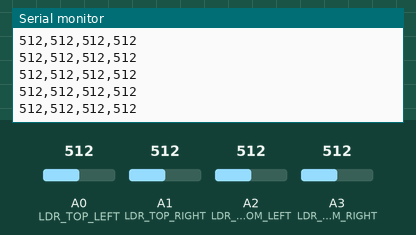
Simulated run of this sketch. Board: Arduino Uno, built with avr-gcc and run on an emulated ATmega328P. Parts: the last lines printed to the serial monitor. Inputs (shaded band) come from the test bench; at power-on: A0 (LDR_TOP_LEFT) = 512, A1 (LDR_TOP_RIGHT) = 512, A2 (LDR_BOTTOM_LEFT) = 512, A3 (LDR_BOTTOM_RIGHT) = 512.

Above: at 1.2 s.
1.3 s: A0 (LDR_TOP_LEFT) set to 716
At 1.31 s:
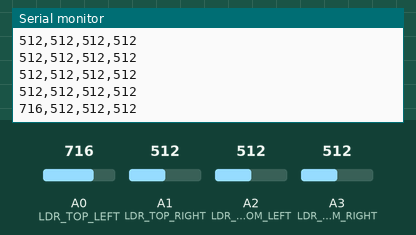
2.8 s: A1 (LDR_TOP_RIGHT) set to 716
At 2.81 s:
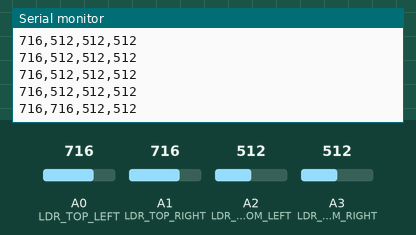
4.3 s: A2 (LDR_BOTTOM_LEFT) set to 716
At 4.31 s:
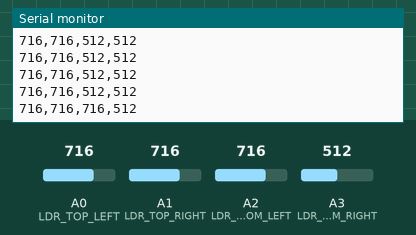
5.8 s: A3 (LDR_BOTTOM_RIGHT) set to 716
At 5.81 s:
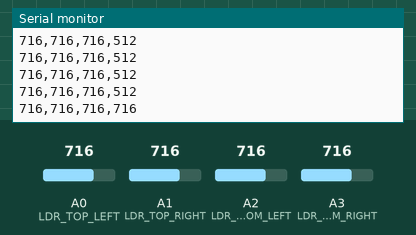
7.3 s: A0 (LDR_TOP_LEFT) set to 992
At 7.31 s:
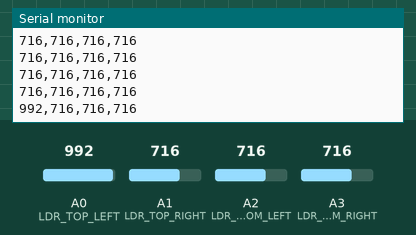
8.8 s: A1 (LDR_TOP_RIGHT) set to 992
At 8.81 s:
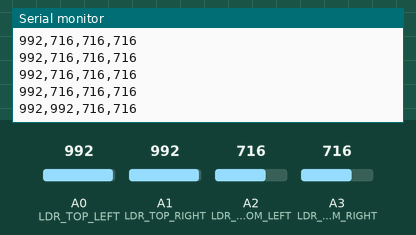
Timing chart, 0 to 11.3 s (numbered marks = the images above; inputs shaded):
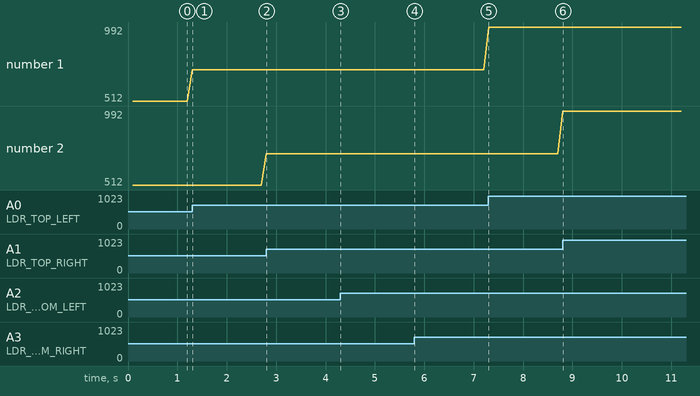

Measured:
- after the input at 1.3 s, the serial monitor: prints a new line at once (image 1)
- after the input at 2.8 s, the serial monitor: prints a new line at once (image 2)
- after the input at 4.3 s, the serial monitor: prints a new line at once (image 3)
- after the input at 5.8 s, the serial monitor: prints a new line at once (image 4)
- after the input at 7.3 s, the serial monitor: prints a new line at once (image 5)
- after the input at 8.8 s, the serial monitor: prints a new line at once (image 6)
- plotted number 1: 512 → 716 after the input at 1.3 s, 716 → 992 after the input at 7.3 s

The sketch:

ldr_sensor_reading.ino
```cpp
const int LDR_TOP_LEFT = A0;
const int LDR_TOP_RIGHT = A1;
const int LDR_BOTTOM_LEFT = A2;
const int LDR_BOTTOM_RIGHT = A3;

unsigned long previousMillis = 0;
const unsigned long interval = 100;

void setup() {
  Serial.begin(9600);
}

void loop() {
  unsigned long currentMillis = millis();

  if (currentMillis - previousMillis >= interval) {
    previousMillis = currentMillis;

    int topLeft = analogRead(LDR_TOP_LEFT);
    int topRight = analogRead(LDR_TOP_RIGHT);
    int bottomLeft = analogRead(LDR_BOTTOM_LEFT);
    int bottomRight = analogRead(LDR_BOTTOM_RIGHT);

    Serial.print(topLeft);
    Serial.print(",");
    Serial.print(topRight);
    Serial.print(",");
    Serial.print(bottomLeft);
    Serial.print(",");
    Serial.println(bottomRight);
  }
}
```
